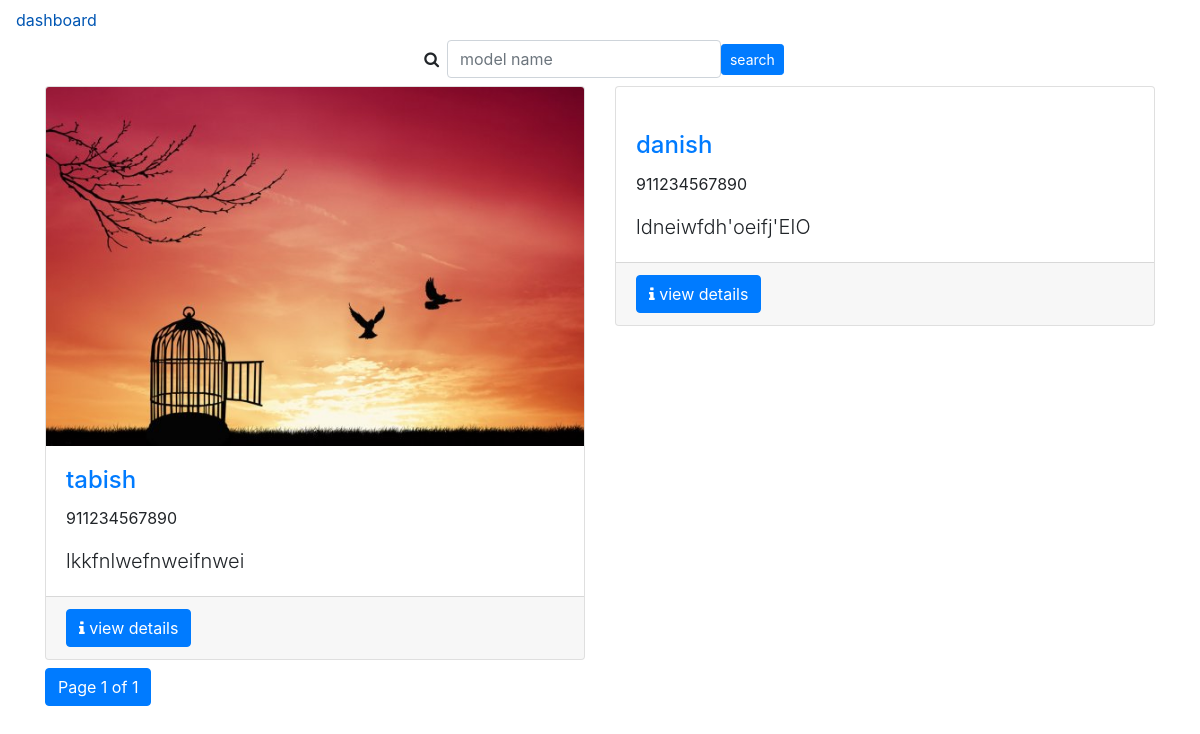
Page /view_User/ on the committed database.
### users/models.py (models this page shows, shortened)
class User_Profile(models.Model):
    Username = models.CharField(max_length = 255, default = 'your name')
    email = models.EmailField(max_length = 255, default= "example@host.com")
    contact_no = models.IntegerField(default=911234567890)
    address = models.TextField()
    image = models.ImageField()
    bio = models.TextField()

### users/views.py (the view)
# urls.py: path('view_User/',UserProfileListView.as_view(), name='view_Users'),
class UserProfileListView(ListView):
    model = User_Profile
    template_name = "users/view_User.html"
    paginate_by = 8

### templates/users/view_User.html (shortened to what this page needs)
{% extends 'layout/base.html' %}
{% load static %}
{% load crispy_forms_tags %}
{% block content %}
<nav class="nav">
    <a class="nav-link active" href="{% url 'dashboard' %}">dashboard</a>
</nav>
<div class="container">
    <div class="row  justify-content-center">
        <div class="col-l2">
            <form class="form-inline" action="{% url 'search_User' %}">
                <div class="form-group">
                    <label for="q" class="p-2"><i class="fa fa-search" aria-hidden="true"></i> </label>
                    <input type="text" name="q" id="q" class="form-control " placeholder="model name" aria-describedby="qhelp">
                    <button class="btn btn-sm btn-primary">search</button>
                </div>
            </form>
        </div>
    </div>
</div>
<div class="container">
    <div class="row">
        {% for record in page_obj %}
        <div class="col-lg-6 col-xs-4 my-2">
            <div class="card">
                <a href="{% url 'user_profile' record.id %}"><img class="card-img-top" src="{{ record.image.url }} " alt=""></a>
                <div class="card-body">
                    <h4 class="card-title"><a href="{% url 'user_profile' record.id %}">{{record.Username}}</a></h4>
                    <p class="card-text">{{record.contact_no}}</p>
                    <p class="card-text lead">{{record.bio}}</p>
                </div>
                <div class="card-footer">
                    <a class="btn btn-primary" href="{% url 'user_profile' record.id %}"><i class="fa fa-info" aria-hidden="true"></i> view details</a>
                </div>
            </div>
        </div>
        {% empty %}
        <p class="lead">No records found</p>
        {% endfor %}
    </div>
    <div class="row">
        <div class="col">
            <nav aria-label="Page navigation example">
                <ul class="pagination">
                    <li class="page-item active" aria-current="page">
                        <a class="page-link">
                            Page {{ page_obj.number }} of {{ page_obj.paginator.num_pages }}
                        </a>
                    </li>
                </ul>
            </nav>
        </div>
    </div>
</div>
{% endblock content %}

### rows in the picture
User_Profile: image (picture), Username "tabish", contact_no "911234567890", bio "lkkfnlwefnweifnwei"
User_Profile: Username "danish", contact_no "911234567890", bio "ldneiwfdh'oeifj'EIO"

### other values in the picture
{{ page_obj.number }} "1"
{{ page_obj.paginator.num_pages }} "1"
